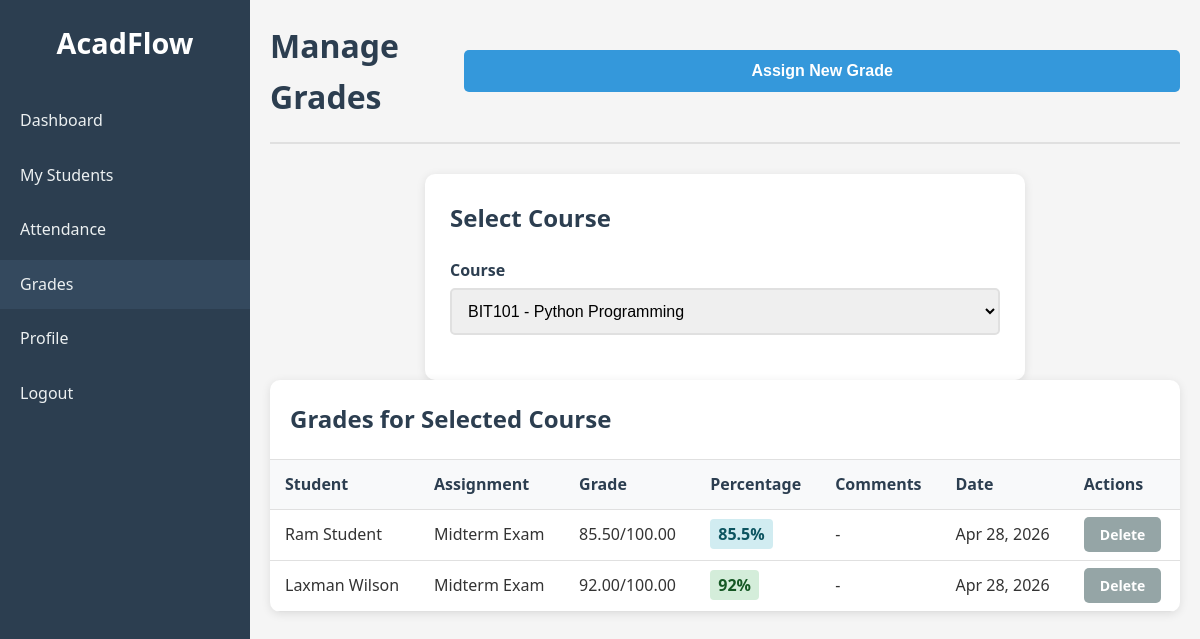
Page /teacher/grades.php?course_id=1 (signed in) on the committed database.
### tables this page shows
CREATE TABLE grades (
    id INT AUTO_INCREMENT PRIMARY KEY,
    student_id INT NOT NULL,
    course_id INT NOT NULL,
    assignment_name VARCHAR(100) NOT NULL,
    grade DECIMAL(5,2) NOT NULL,
    max_grade DECIMAL(5,2) NOT NULL DEFAULT 100,
    comments TEXT,
    assigned_by INT NOT NULL,
    created_at TIMESTAMP DEFAULT CURRENT_TIMESTAMP,
    FOREIGN KEY (student_id) REFERENCES users(id) ON DELETE CASCADE,
    FOREIGN KEY (course_id) REFERENCES courses(id) ON DELETE CASCADE,
    FOREIGN KEY (assigned_by) REFERENCES users(id) ON DELETE CASCADE
);

CREATE TABLE users (
    id INT AUTO_INCREMENT PRIMARY KEY,
    first_name VARCHAR(50) NOT NULL,
    last_name VARCHAR(50) NOT NULL,
    email VARCHAR(100) UNIQUE NOT NULL,
    password VARCHAR(255) NOT NULL,
    role ENUM('admin', 'teacher', 'student') NOT NULL,
    profile_photo VARCHAR(255) DEFAULT NULL,
    created_at TIMESTAMP DEFAULT CURRENT_TIMESTAMP,
    updated_at TIMESTAMP DEFAULT CURRENT_TIMESTAMP ON UPDATE CURRENT_TIMESTAMP
);

### teacher/grades.php (the view, shortened to what this page needs)
<?php
require_once '../config/database.php';
$user_id = $_SESSION['user_id'];
$courses_sql = "SELECT id, course_code, course_name FROM courses WHERE teacher_id = ? ORDER BY course_name";
$courses_stmt = $conn->prepare($courses_sql);
$courses_stmt->bind_param("i", $user_id);
$courses_stmt->execute();
$courses = $courses_stmt->get_result()->fetch_all(MYSQLI_ASSOC);
$selected_course = null;
if (isset($_GET['course_id']) && is_numeric($_GET['course_id'])) {
    $selected_course = $_GET['course_id'];
}
$grades = [];
if ($selected_course) {
    $grades_sql = "SELECT g.*, u.first_name, u.last_name, u.email
                   FROM grades g
                   JOIN users u ON g.student_id = u.id
                   WHERE g.course_id = ?
                   ORDER BY g.created_at DESC";
    $grades_stmt = $conn->prepare($grades_sql);
    $grades_stmt->bind_param("i", $selected_course);
    $grades_stmt->execute();
    $grades = $grades_stmt->get_result()->fetch_all(MYSQLI_ASSOC);
}
?>
<!DOCTYPE html>
<html lang="en">
<head>
    <link rel="stylesheet" href="../assets/css/style.css">
</head>
<body>
    <div class="dashboard-container">
        <aside class="sidebar">
            <div class="sidebar-header">
                <h2>AcadFlow</h2>
            </div>
            <nav class="sidebar-nav">
                <ul>
                    <li><a href="../dashboard.php">Dashboard</a></li>
                    <li><a href="students.php">My Students</a></li>
                    <li><a href="attendance.php">Attendance</a></li>
                    <li><a href="grades.php" class="active">Grades</a></li>
                    <li><a href="../profile.php">Profile</a></li>
                    <li><a href="../logout.php">Logout</a></li>
                </ul>
            </nav>
        </aside>
        <main class="main-content">
            <header class="main-header">
                <h1>Manage Grades</h1>
                <button class="btn btn-primary" onclick="showAddForm()">Assign New Grade</button>
            </header>
            <div class="form-container">
                <h2>Select Course</h2>
                <form method="GET" action="">
                    <div class="form-group">
                        <label for="course_id">Course</label>
                        <select id="course_id" name="course_id" required onchange="this.form.submit()">
                            <?php foreach ($courses as $course): ?>
                                <option value="<?php echo $course['id']; ?>" <?php echo ($selected_course == $course['id']) ? 'selected' : ''; ?>>
                                    <?php echo htmlspecialchars($course['course_code'] . ' - ' . $course['course_name']); ?>
                                </option>
                            <?php endforeach; ?>
                        </select>
                    </div>
                </form>
            </div>
            <?php if ($selected_course): ?>
                <div class="table-container">
                    <div class="table-header">
                        <h2>Grades for Selected Course</h2>
                    </div>
                    <?php if (!empty($grades)): ?>
                        <table>
                            <thead>
                                <tr>
                                    <th>Student</th>
                                    <th>Assignment</th>
                                    <th>Grade</th>
                                    <th>Percentage</th>
                                    <th>Comments</th>
                                    <th>Date</th>
                                    <th>Actions</th>
                                </tr>
                            </thead>
                            <tbody>
                                <?php foreach ($grades as $grade): ?>
                                    <?php
                                    $percentage = $grade['max_grade'] > 0 ?
                                        round(($grade['grade'] / $grade['max_grade']) * 100, 2) : 0;
                                    ?>
                                    <tr>
                                        <td><?php echo htmlspecialchars($grade['first_name'] . ' ' . $grade['last_name']); ?></td>
                                        <td><?php echo htmlspecialchars($grade['assignment_name']); ?></td>
                                        <td><?php echo $grade['grade']; ?>/<?php echo $grade['max_grade']; ?></td>
                                        <td>
                                            <span class="grade-percentage <?php echo $percentage >= 90 ? 'excellent' : ($percentage >= 80 ? 'good' : ($percentage >= 70 ? 'average' : 'poor')); ?>">
                                                <?php echo $percentage; ?>%
                                            </span>
                                        </td>
                                        <td><?php echo htmlspecialchars($grade['comments'] ?: '-'); ?></td>
                                        <td><?php echo date('M j, Y', strtotime($grade['created_at'])); ?></td>
                                        <td>
                                            <a href="?course_id=<?php echo $selected_course; ?>&delete=<?php echo $grade['id']; ?>"
                                               class="btn btn-secondary"
                                               onclick="return confirm('Are you sure you want to delete this grade?')">Delete</a>
                                        </td>
                                    </tr>
                                <?php endforeach; ?>
                            </tbody>
                        </table>
                    <?php else: ?>
                        <div class="alert alert-error">No grades assigned for this course yet.</div>
                    <?php endif; ?>
                </div>
            <?php endif; ?>
        </main>
    </div>
</body>
</html>

### assets/css/style.css (style rules this page uses)
* { margin: 0; padding: 0; box-sizing: border-box; }
body { font-family: 'Segoe UI', Tahoma, Geneva, Verdana, sans-serif; line-height: 1.6; color: #333; background-color: #f5f5f5; }
.form-group { margin-bottom: 20px; }
label { display: block; margin-bottom: 5px; font-weight: 600; color: #2c3e50; }
input, select { width: 100%; padding: 12px; border: 2px solid #e0e0e0; border-radius: 5px; font-size: 16px; transition: border-color 0.3s ease; }
.btn { width: 100%; padding: 12px; border: none; border-radius: 5px; font-size: 16px; font-weight: 600; cursor: pointer; transition: background-color 0.3s ease; }
.btn-primary { background-color: #3498db; color: white; }
.dashboard-container { display: flex; min-height: 100vh; }
.sidebar { width: 250px; background-color: #2c3e50; color: white; padding: 20px 0; position: fixed; height: 100vh; overflow-y: auto; }
.sidebar-header h2 { text-align: center; margin-bottom: 30px; font-size: 1.8rem; }
.sidebar-nav ul { list-style: none; }
.sidebar-nav li { margin-bottom: 5px; }
.sidebar-nav a { display: block; padding: 12px 20px; color: #ecf0f1; text-decoration: none; transition: background-color 0.3s ease; }
.sidebar-nav a:hover, .sidebar-nav a.active { background-color: #34495e; }
.main-content { flex: 1; margin-left: 250px; padding: 20px; }
.main-header { display: flex; justify-content: space-between; align-items: center; margin-bottom: 30px; padding-bottom: 20px; border-bottom: 2px solid #e0e0e0; }
.main-header h1 { color: #2c3e50; font-size: 2rem; }
.table-container { background: white; border-radius: 10px; box-shadow: 0 2px 10px rgba(0, 0, 0, 0.1); overflow: hidden; }
.table-header { padding: 20px; border-bottom: 1px solid #e0e0e0; display: flex; justify-content: space-between; align-items: center; }
.table-header h2 { color: #2c3e50; }
.btn-secondary { background-color: #95a5a6; color: white; padding: 8px 16px; border-radius: 5px; text-decoration: none; font-size: 14px; }
table { width: 100%; border-collapse: collapse; }
th, td { padding: 12px 15px; text-align: left; border-bottom: 1px solid #e0e0e0; }
th { background-color: #f8f9fa; font-weight: 600; color: #2c3e50; }
.form-container { background: white; padding: 25px; border-radius: 10px; box-shadow: 0 2px 10px rgba(0, 0, 0, 0.1); max-width: 600px; margin: 0 auto; }
.form-container h2 { margin-bottom: 20px; color: #2c3e50; }

### teacher/grades.php (style rules this page uses)
.grade-percentage { padding: 4px 8px; border-radius: 4px; font-weight: 600; }
.grade-percentage.excellent { background-color: #d4edda; color: #155724; }
.grade-percentage.good { background-color: #d1ecf1; color: #0c5460; }

### rows in the picture
grades: student.last_name "Ram Student", assignment_name "Midterm Exam", grade "85.50", max_grade "100.00", percentage "85.5", comments "-", created_at "Apr 28, 2026"
grades: student.last_name "Laxman Wilson", assignment_name "Midterm Exam", grade "92.00", max_grade "100.00", percentage "92", comments "-", created_at "Apr 28, 2026"

### other values in the picture
form field course_id "BIT101 - Python Programming"
